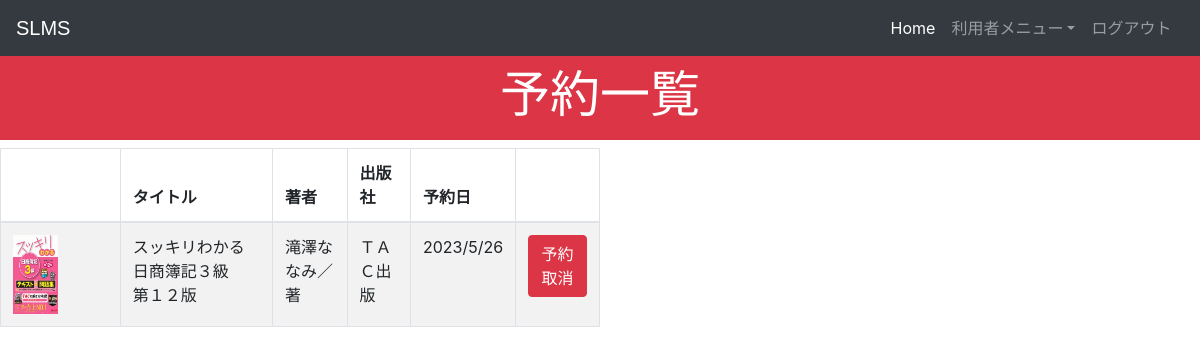
The app's page /reserveviewbyuser (signed in) with its own data.
### books/models.py (models this page shows, shortened)
class Book(models.Model):
    catchoice = [
        ('総記', '総記'),
        ('哲学', '哲学'),
        ('歴史', '歴史'),
        ('社会科学', '社会科学'),
        ('自然科学', '自然科学'),
        ('技術・工学', '技術・工学'),
        ('産業', '産業'),
        ('芸術・美術', '芸術・美術'),
        ('言語', '言語'),
        ('文学','文学')
        ]
    isbn=models.PositiveIntegerField()
    name=models.CharField(max_length=30)
    author=models.CharField(max_length=40)
    category=models.CharField(max_length=30,choices=catchoice,default='総記')
    publisher=models.CharField(max_length=60)
    publisheddate=models.DateField()
    image=models.ImageField(upload_to='image/')
    version=models.CharField(max_length=30)
    place=models.CharField(max_length=40)

class CartItems(models.Model):
    book = models.ForeignKey(
        Book, on_delete=models.CASCADE
    )
    cart = models.ForeignKey(
        Carts, on_delete=models.CASCADE
    )
    book_isbn = models.CharField(max_length=30)
    date = models.DateField(auto_now=True)
    objects = CartItemsManager()
    class Meta:
        db_table = 'cart_items'
        unique_together = [['book', 'cart']]

### books/views.py (the view)
# urls.py: path('reserveviewbyuser', views.reserveviewbyuser, name='reserveviewbyuser'),
@login_required(login_url='studentlogin')
def reserveviewbyuser(request):
    user_id = request.user.id
    query = models.CartItems.objects.filter(cart_id=user_id)
    items = []
    for item in query.all():
        picture = item.book.image
        picture = picture if picture else None
        tmp_item = {
            'picture': picture,
            'name': item.book.name,
            'author': item.book.author,
            'publisher': item.book.publisher,
            'date': item.date,
            'id': item.id,
        }
        items.append(tmp_item)
    return render(request, 'books/reserveviewbyuser.html',{'items': items })

### templates/books/reserveviewbyuser.html (shortened to what this page needs)
<!DOCTYPE html>
<html lang="ja" dir="ltr">
  <head>
  </head>
  <body>
  {% include "books/navbarstudent.html" %}<br><br>
  <h3 class="p-3 mb-2 bg-danger text-white" style = 'font-size: 50px;text-align:center;'>予約一覧</h3>
<div class="row">
  <div class="col-lg-6" style="padding-right:0px;">
    <table class="table table-hover table-condensed table-striped table-bordered">
     <thead>
       <tr>
          <th></th>
          <th>タイトル</th>
          <th>著者</th>
          <th>出版社</th>
          <th>予約日</th>
          <th></th>
       </tr>
     </thead>
  <tbody>
    {% if items %}
       {% for item in items %}
       <tr>
          <td style="width:20%">
            {% if item.picture %}
            <img width="45px" height="79px" src="{{ item.picture.url }}">
          </td>
        {% endif %}
        <td>{{ item.name }}</td>
        <td>{{ item.author }}</td>
        <td>{{ item.publisher }}</td>
        <td>{{ item.date|date:"Y/n/j"}}</td>
        <td class="change">
            <a class="btn btn-danger" href="{% url 'reservebook_delete' pk=item.id %}">予約取消</a>
        </td>
       </tr>
       {% endfor %}
    {% endif %}
    </div>
</div>
{% include "books/footer.html" %}
  </body>
</html>

### records on screen
Book: name "スッキリわかる 日商簿記３級 第１２版", author "滝澤ななみ／著", publisher "ＴＡＣ出版"
CartItems: date "2023/5/26"
